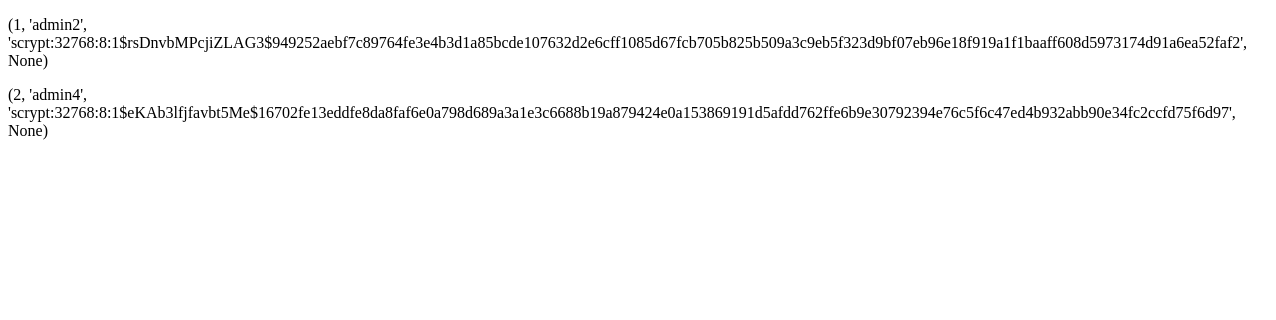
/admin, run on an earlier commit of the app's database.
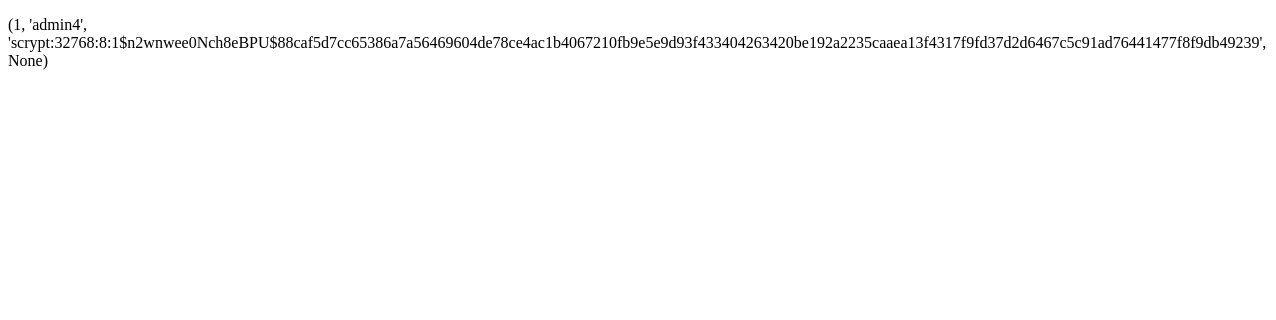
And on a later commit of the database.
### tables this page shows
CREATE TABLE user (
            id iNTEGER PRIMARY KEY AUTOINCREMENT,
            login VARCHAR(1000) NOT NULL,
            password VARCHAR(256) NOT NULL,
            type_user INTEGER,
            FOREIGN KEY (type_user) REFERENCES Type_products(id)
        );

### app.py (the view)
@app.route("/admin")
def admin_page():
    users = database.get_users()
    return render_template("admin.html", users=users)

### database.py (called while the page is built)
def get_users():
    conn = sqlite3.connect("shop.db")
    cursor = conn.cursor()
    cursor.execute("SELECT * FROM user")
    users = cursor.fetchall()
    return users

### templates/admin.html (shortened to what this page needs)
<!DOCTYPE html>
<html lang="en">
<head>
</head>
<body>
    {% for user in users %}
    <p>{{ user }}</p>
    {% endfor %}
</body>
</html>

What changed in the data, as far as the page shows it:
removed user: user "(2, 'admin4', 'scrypt:32768:8:1$eKAb3lfjfavbt5Me$16702fe13eddfe8da8faf6e0a798d689a3a1e3c6688b19a879424e0a153869191d5afdd762ffe6b9e30792394e76c5f6c47ed4b932abb90e34fc2ccfd75f6d97', None)"
changed user: user "(1, 'admin2', 'scrypt:32768:8:1$rsDnvbMPcjiZLAG3$949252aebf7c89764fe3e4b3d1a85bcde107632d2e6cff1085d67fcb705b825b509a3c9eb5f323d9bf07eb96e18f919a1f1baaff608d5973174d91a6ea52faf2', None)" → "(1, 'admin4', 'scrypt:32768:8:1$n2wnwee0Nch8eBPU$88caf5d7cc65386a7a56469604de78ce4ac1b4067210fb9e5e9d93f433404263420be192a2235caaea13f4317f9fd37d2d6467c5c91ad76441477f8f9db49239', None)"
